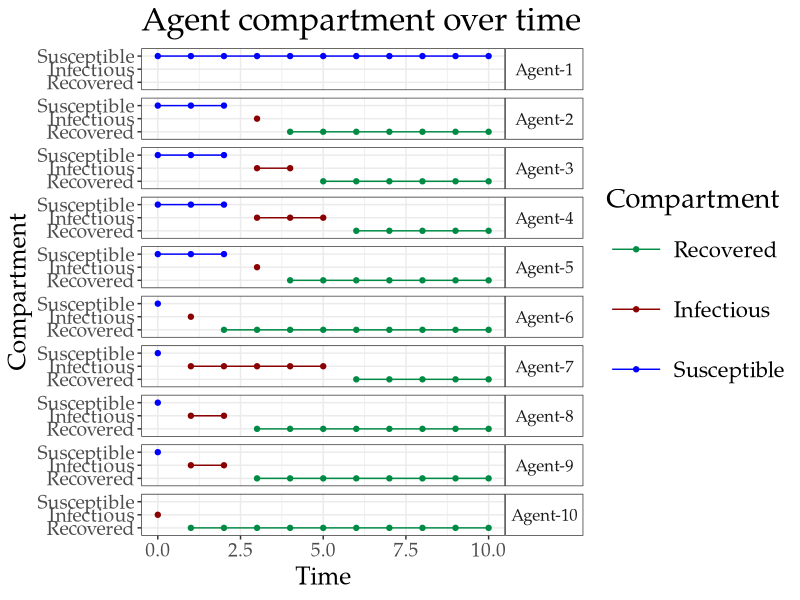
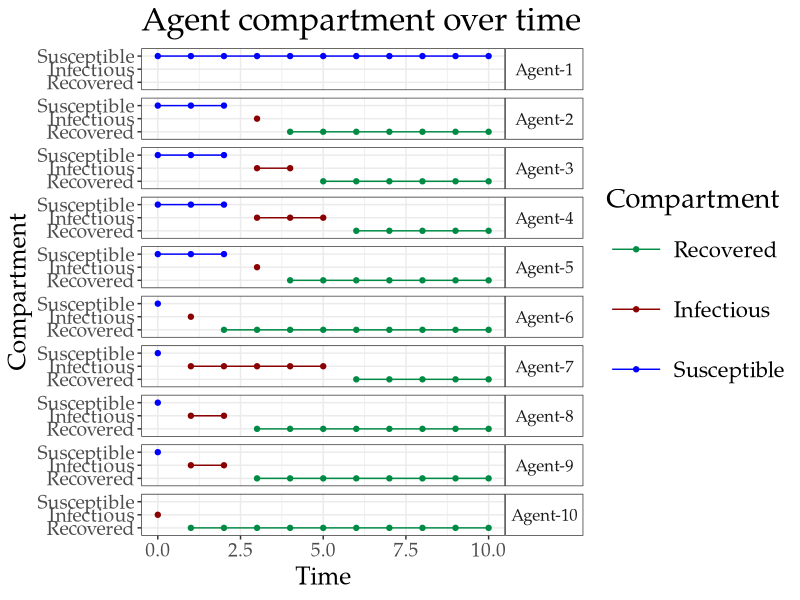

The R script that drew these images, in order:
## SKG
## Plot agents generated by catalyst
## January 27, 2018


library(reshape2)
library(ggplot2)

df <- read.csv("agents-out.csv", header = FALSE)
df <- df[, -11] # get rid of the empty row. should fix in write agents
colnames(df) <- paste0("Agent-", 1:10)
df$t <- 0:(nrow(df)-1)



df_melt <- melt(df, id.vars = "t")
df_melt$status = factor(df_melt$value,
                        levels = 2:0,
                        labels =rev(c("Susceptible", "Infectious", "Recovered")))

## My custom ggplot background
my_theme <-  theme_bw() + theme(
    axis.text.x = element_text(size = 14, family = "Palatino"),
    axis.text.y= element_text(size = 14, family = "Palatino"),
    axis.title.x= element_text(size = 18, family = "Palatino"),
    axis.title.y= element_text(size = 18, family = "Palatino"),
    plot.title = element_text(size = 24, family = "Palatino"),
    legend.title = element_text(size = 20, family = "Palatino"),
    legend.text = element_text(family = "Palatino", size = 16),
    legend.key.size = unit(3, "line"),
    plot.subtitle=element_text(size=16, family = "Palatino"),
    strip.text.y = element_text(angle = 0, family = "Palatino", size = 12),
    strip.background=element_rect(fill = "white")
)


ggplot(data = df_melt,
       aes( x= t, y = status, col = status)) +
    geom_point() + geom_line() +
    facet_grid(variable ~ .) +
    theme(strip.text.y = element_text(angle = 0)) +
    my_theme + 
    scale_color_manual(name = "Compartment",
                         values = rev(c("blue", "darkred", "springgreen4"))) +
    labs(title = "Agent compartment over time",
         x= "Time", y = "Compartment")

ggsave("agents-plot.pdf")
